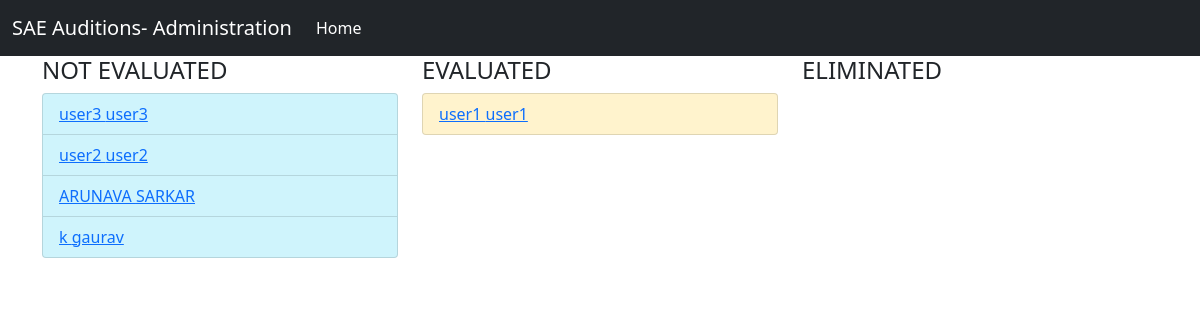
The app's page /administrator/ with its own data.
### accounts/models.py (models this page shows, shortened)
class Profile(models.Model):
    status = [
        (1,'NOT_EVALUATED'),
        (2,'EVALUATED'),
        (3,'ELIMINATED'),
    ]
    user = models.OneToOneField(User,on_delete=CASCADE)
    curr_round = models.IntegerField(default=1)
    current_status = models.IntegerField(choices=status,default=1)

### administrator/views.py (the view)
# urls.py: path('',views.index, name='landing'),
def index(request):
    not_evaluated = Profile.objects.filter(current_status = 1)
    evaluated = Profile.objects.filter(current_status = 2)
    eliminated = Profile.objects.filter(current_status = 3)
    data = {}
    data['not_evaluated'] = not_evaluated
    data['evaluated'] = evaluated
    data['eliminated'] = eliminated
    return render(request,'administrator/dashboard.html',{'data':data})

### administrator/templates/administrator/dashboard.html (shortened to what this page needs)
{% extends 'base3.html' %}
{% block content %}
  <div class="container">
    <div class="row">
      <div class="col-4">
        <h4>NOT EVALUATED</h4>
        <ul class="list-group">
          {% for i in data.not_evaluated%}
            <li class="list-group-item list-group-item-info"> <a href="{% url 'response_detail' i.id %}">{{i.user.first_name}} {{i.user.last_name}}</a></li>
          {% endfor %}
        </ul>
      </div>
      <div class="col-4">
        <h4>EVALUATED</h4>
        <ul class="list-group">
          {% for i in data.evaluated%}
            <li class="list-group-item list-group-item-warning"><a href="{% url 'response_detail' i.id %}">{{i.user.first_name}} {{i.user.last_name}}</a></li>
          {% endfor %}
        </ul>
      </div>
      <div class="col-4">
        <h4>ELIMINATED</h4>
      </div>
    </div>
  </div>
{% endblock %}

### records on screen
Profile: user.first_name "user3", user.last_name "user3"
Profile: user.first_name "user2", user.last_name "user2"
Profile: user.first_name "ARUNAVA", user.last_name "SARKAR"
Profile: user.first_name "k", user.last_name "gaurav"
Profile: user.first_name "user1", user.last_name "user1"
